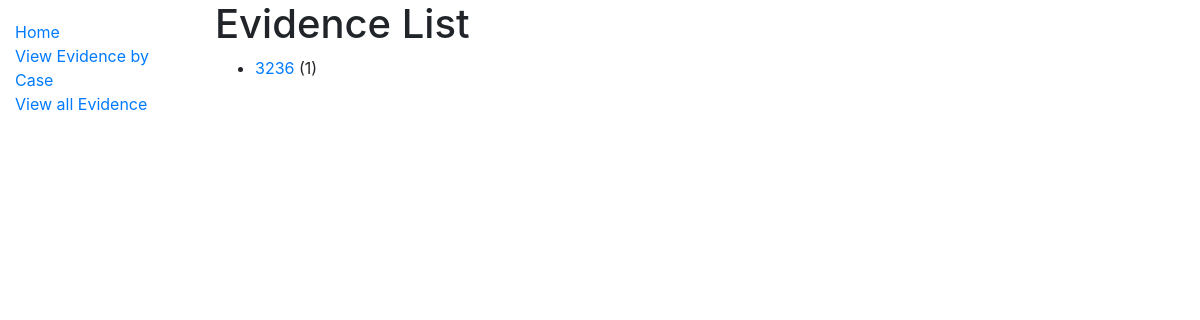
The app's page /catalog/evidences/, older data.
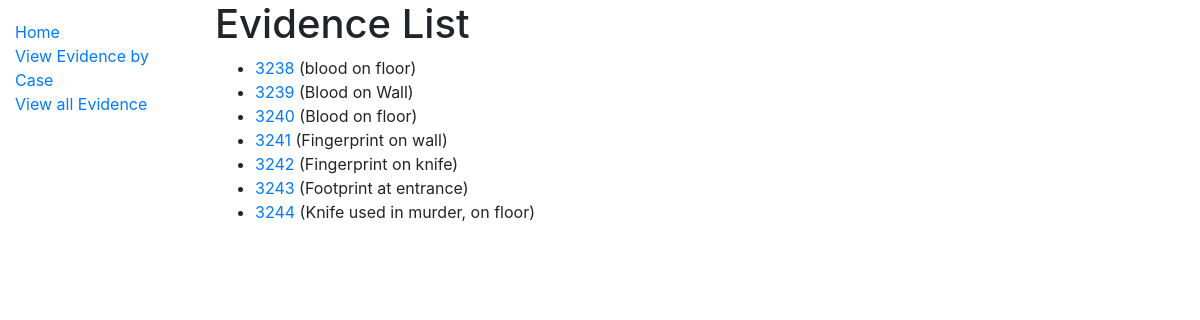
The same page, newer data.
### catalog/models.py (models this page shows, shortened)
class Evidence(models.Model):
    evi_case = models.ForeignKey('Evi_case', on_delete=models.SET_NULL, null=True)
    evi_number = models.AutoField(primary_key=True)
    evi_type = models.ForeignKey('Evi_type', on_delete=models.SET_NULL, null=True)
    summary = models.TextField(max_length=1000, null=True, help_text = 'Enter brief description of evidence')
    evi_time = models.DateTimeField(null=True, blank=True)
    signiture = models.ImageField(blank=True, null=True,)
    picture = models.ImageField(blank=True, null=True,
            upload_to="pictures/")
    record = models.FileField(blank=True, null=True,
            upload_to="records/")
    def get_absolute_url(self):
        return reverse('evidence-detail', args=[str(self.evi_number)])

### catalog/views.py (the view)
# urls.py: path('evidences/', views.EvidenceView.as_view(), name = 'evidences'),
class EvidenceView(generic.ListView):
    model = Evidence

### catalog/templates/catalog/evidence_list.html
{% extends "base_generic.html" %}
{% block content %}
  <h1>Evidence List</h1>
  {% if evidence_list %}
  <ul>
    {% for evidence in evidence_list %}
      <li>
        <a href="{{ evidence.get_absolute_url }}">{{ evidence.evi_number }}</a> ({{evidence.summary}})
      </li>
    {% endfor %}
  </ul>
  {% else %}
    <p>There are no evidence in the DB.</p>
  {% endif %}
{% endblock %}

### catalog/templates/base_generic.html (shortened to what this page needs)
<!DOCTYPE html>
<html lang="en">
<head>
  <link rel="stylesheet" href="https://stackpath.bootstrapcdn.com/bootstrap/4.1.3/css/bootstrap.min.css">
  {% load static %}
  <link rel="stylesheet" href="{% static 'css/styles.css' %}">
</head>
<body>
  <div class="container-fluid">
    <div class="row">
      <div class="col-sm-2">
      {% block sidebar %}
        <ul class="sidebar-nav">
          <li><a href="{% url 'index' %}">Home</a></li>
          <li><a href="{% url 'cases' %}">View Evidence by Case</a></li>
          <li><a href="{% url 'evidences' %}">View all Evidence</a></li>
        </ul>
     {% endblock %}
      </div>
      <div class="col-sm-10 ">{% block content %}{% endblock %}</div>
    </div>
  </div>
</body>
</html>

### catalog/static/css/styles.css (style rules this page uses)
.sidebar-nav { margin-top: 20px; padding: 0; list-style: none; }

Row changes from the older to the newer data that the page shows:
removed Evidence: evi_number "3236", summary "1"
added Evidence: evi_number "3238", summary "blood on floor"
added Evidence: evi_number "3239", summary "Blood on Wall"
added Evidence: evi_number "3240", summary "Blood on floor"
added Evidence: evi_number "3241", summary "Fingerprint on wall"
added Evidence: evi_number "3242", summary "Fingerprint on knife"
added Evidence: evi_number "3243", summary "Footprint at entrance"
added Evidence: evi_number "3244", summary "Knife used in murder, on floor"
